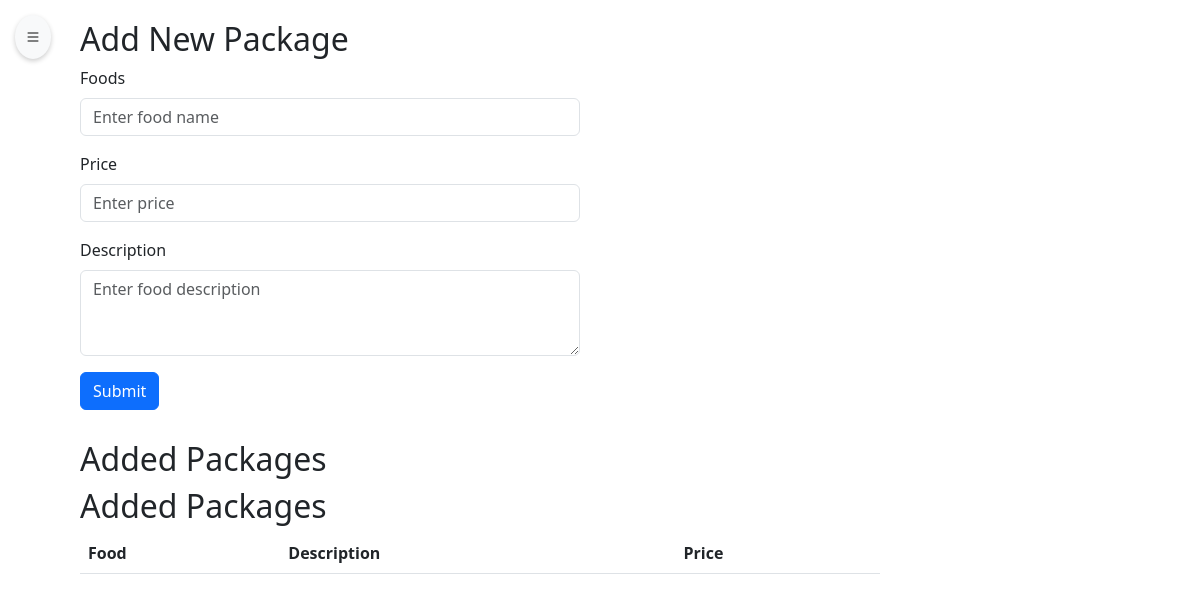
The app's page /adm_catering (signed in), older data.
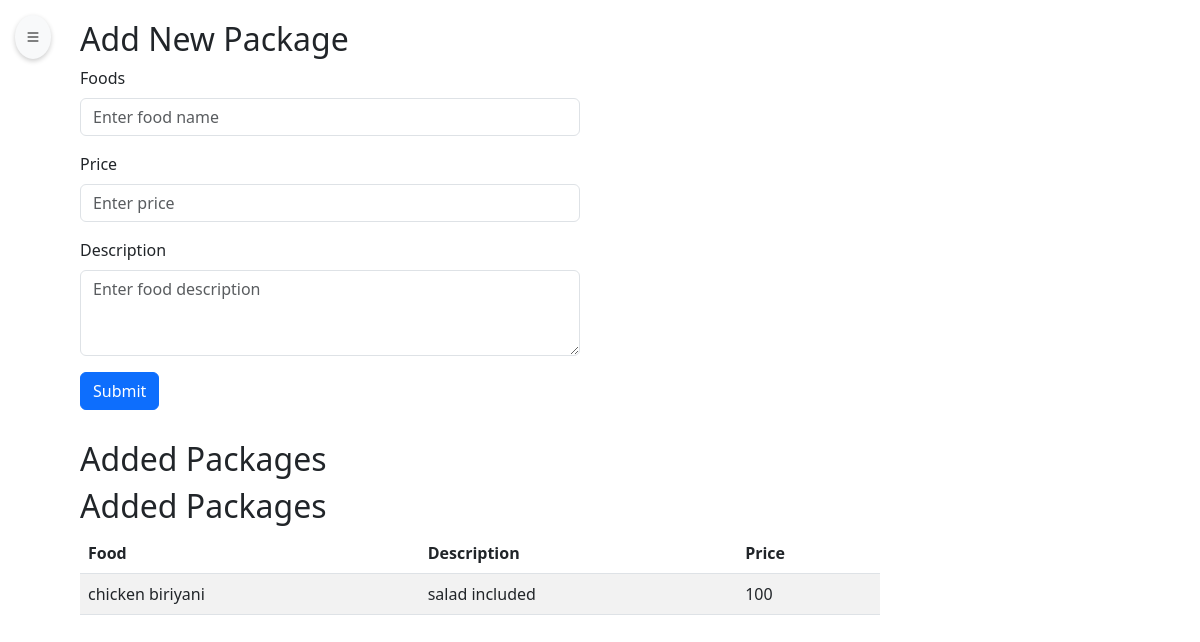
The same page, newer data.
### app/models.py (models this page shows)
class Catering(models.Model):
    foods=models.TextField()
    price=models.IntegerField()
    dis=models.TextField()

### app/views.py (the view, shortened to what this page needs)
# urls.py: path('adm_catering',views.adm_catering),
def adm_catering(req):
    if 'admin' in req.session:
        foods=Catering.objects.all()
        return render(req,'admin/cattering.html',{'foods':foods})
    else:
        return redirect(login)

### templates/admin/cattering.html (shortened to what this page needs)
<!DOCTYPE html>
<html lang="en">
<head>
    {% load static %}
  <link href="https://cdn.jsdelivr.net/npm/bootstrap@5.3.0/dist/css/bootstrap.min.css" rel="stylesheet">
  <link href="https://cdn.jsdelivr.net/npm/bootstrap-icons/font/bootstrap-icons.css" rel="stylesheet">
</head>
<body>
  <button class="toggle-btn" id="toggleSidebar">
    <i class="bi bi-list"></i>
  </button>
  <div class="main-content " id="mainContent">
    <div class="form-container">
      <h2>Add New Package</h2>
      <form method="POST">
        <div class="mb-3">
          <label for="packageName" class="form-label">Foods</label>
          <input type="text" class="form-control" id="packageName" placeholder="Enter food name" name="food">
        </div>
        <div class="mb-3">
          <label for="packagePrice" class="form-label">Price</label>
          <input type="number" class="form-control" id="packagePrice" placeholder="Enter price" name="price">
        </div>
        <div class="mb-3">
          <label for="packageDescription" class="form-label">Description</label>
          <textarea class="form-control" id="packageDescription" rows="3" placeholder="Enter food description" name="dis"></textarea>
        </div>
        <button type="submit" class="btn btn-primary">Submit</button>
      </form>
    </div>
    <div class="package-list">
      <h2>Added Packages</h2>
      <div class="package-list">
        <h2>Added Packages</h2>
        <table class="table table-striped">
          <thead>
            <tr>
              <th scope="col">Food</th>
              <th scope="col">Description</th>
              <th scope="col">Price</th>
            </tr>
          </thead>
          <tbody>
            {% for food in foods %}
              <tr>
                <td>{{ food.foods }}</td>
                <td>{{ food.dis }}</td>
                <td>{{ food.price }}</td>
              </tr>
            {% endfor %}
          </tbody>
        </table>
      </div>
    </div>
  </div>
</body>
</html>

Row changes from the older to the newer data that the page shows:
added Catering: foods "chicken biriyani", dis "salad included", price "100"
